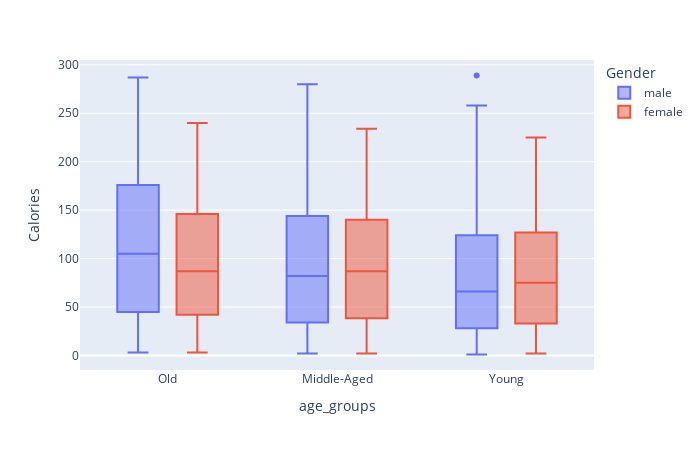

The notebook cell saved with this chart:
### Markdown cell above
* As we expected, there is a significant difference between in counts of different age groups.Most of the people of this dataset are **young**.The second is **middle-aged** and the third one is **old**.

Lets analyze how many kilocalories each age groups burned.We will do this with `box plot`.Because `box plot` has a intuitive graph that we can extract **Median** , **Interquartile Range** , **Outliers** and etc.Just like the picture below shows.

![alt text](https://miro.medium.com/max/18000/1*2c21SkzJMf3frPXPAR_gZA.png "Box plot structure")

### Code cell
fig = px.box(exercise_train_data , x= "age_groups" , y = "Calories" , color = "Gender")

fig.update_layout(      
    width=700,
    height=450,
)

fig.show()

### Figure 1 — Plotly figure (JSON) as saved in the notebook; plotly's stock layout.template omitted (floating-point values rounded to 4 significant figures; data arrays with more than 128 entries replaced by an {"elided": "..."} marker saying what was removed)
{"data": [{"alignmentgroup": "True", "hovertemplate": "Gender=male<br>age_groups=%{x}<br>Calories=%{y}<extra></extra>", "legendgroup": "male", "marker": {"color": "#636efa"}, "name": "male", "notched": false, "offsetgroup": "male", "orientation": "v", "showlegend": true, "type": "box", "x": {"elided": "5932 str values"}, "x0": " ", "xaxis": "x", "y": {"elided": "5932 int values"}, "y0": " ", "yaxis": "y"}, {"alignmentgroup": "True", "hovertemplate": "Gender=female<br>age_groups=%{x}<br>Calories=%{y}<extra></extra>", "legendgroup": "female", "marker": {"color": "#EF553B"}, "name": "female", "notched": false, "offsetgroup": "female", "orientation": "v", "showlegend": true, "type": "box", "x": {"elided": "6068 str values"}, "x0": " ", "xaxis": "x", "y": {"elided": "6068 int values"}, "y0": " ", "yaxis": "y"}], "layout": {"boxmode": "group", "height": 450, "legend": {"title": {"text": "Gender"}, "tracegroupgap": 0}, "margin": {"t": 60}, "width": 700, "xaxis": {"anchor": "y", "domain": [0, 1], "title": {"text": "age_groups"}}, "yaxis": {"anchor": "x", "domain": [0, 1], "title": {"text": "Calories"}}}}
